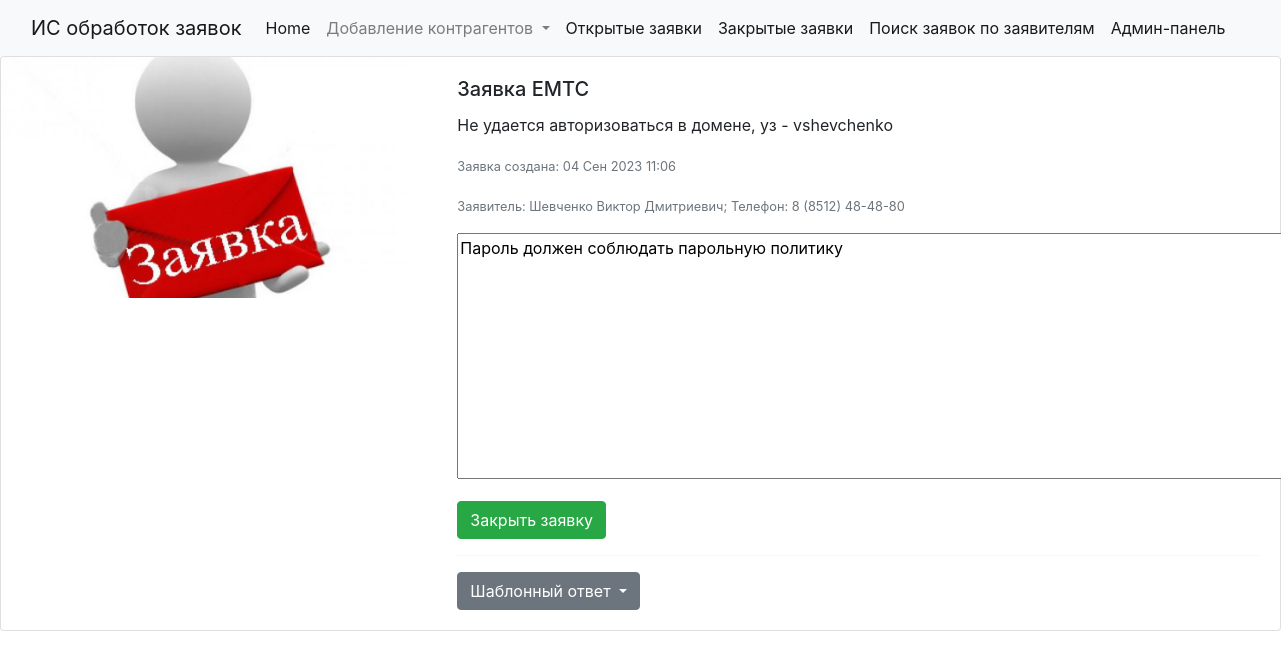
/application/2/, run on the app's committed database.
### applications/models.py (models this page shows, shortened)
class Other_applications(models.Model):
    system = models.ForeignKey(Systems,on_delete=models.CASCADE,verbose_name='Система')
    text = models.TextField(verbose_name = 'Текст заявки',null=True)
    date_created = models.DateTimeField(auto_now_add=True,verbose_name='Дата создания заявки')
    date_completion = models.DateTimeField(auto_now=True,null=True)
    status = models.BooleanField(default=False, verbose_name='Статус заявки')
    id_appl = models.ForeignKey(Applicants, on_delete=models.CASCADE, verbose_name='Заявитель')
    answer = models.TextField(verbose_name = 'Текст ответа',null=True,blank=True)
    responsible = models.ForeignKey(User,on_delete=models.SET_NULL,null=True,blank=True)
    class Meta:
        verbose_name = 'Заявка'
        verbose_name_plural = 'Заявки'
        ordering = ['date_created']

class Systems(models.Model):
    name = models.CharField(max_length=300,help_text='Название системы',verbose_name='Название системы')
    description = models.TextField(help_text='Описание системы',verbose_name='Описание системы',blank=True,null=True)
    class Meta:
        verbose_name = 'Система'
        verbose_name_plural = 'Системы'
    def __str__(self):
        return self.name

class Applicants(models.Model):
    first_name = models.CharField(max_length=100, help_text='Имя заявителя', verbose_name='Имя',null=True,blank=True)
    last_name = models.CharField(max_length=100, help_text='Фамилия заявителя', verbose_name='Фамилия',null=True,blank=True)
    patronymic = models.CharField(max_length=100, help_text='Отчество заявителя', verbose_name='Отчество', blank=True, null=True)
    phone = models.CharField(max_length=20, help_text='Номер телефона',verbose_name='Номер телефона',null=True,blank=True)
    email = models.EmailField(help_text='Почта',verbose_name='Почта',null=True,blank=True)
    org = models.CharField(max_length=200,help_text='Организация',verbose_name='Организация',null=True,blank=True)
    id_user_tel = models.CharField(null=True, blank=True, verbose_name='ИД телеграмм пользователя', max_length=100)
    black_list = models.BooleanField(default=False,help_text='ЧС', verbose_name='ЧС')
    class Meta:
        verbose_name = 'Заявитель'
        verbose_name_plural = 'Заявители'
        ordering = ['last_name']

### applications/views.py (the view, shortened to what this page needs)
# urls.py: path('application/<int:id_appl>/',appl,name = 'appl'),
def appl(request,id_appl):
    global ans
    article = Other_applications.objects.get(pk=id_appl)
    form = AnswerForm(instance=article)
    appl = Other_applications.objects.get(pk=id_appl)
    templ = Typical_answers.objects.filter(system=appl.system)
    content = {
        'application':appl,
        'form':form,
        'templates':templ,
    }
    return render(request,'applications/application.html',context = content)

### applications/forms.py
class AnswerForm(ModelForm):
    class Meta:
        model = Other_applications
        fields = ['answer']
        labels = {
            'answer': (''),
        }
        widgets = {
            'answer': Textarea(attrs={'cols': 80, 'rows': 10}),
        }

### applications/templates/applications/application.html (shortened to what this page needs)
{% extends 'applications/base.html' %}
{% load tz %}
{% block content %}
{% load static %}
<div class="card mb-3">
    <div class="row g-0">
        <div class="col-md-4">
            <img src="{% static '/img/zayavka.jpg' %}" class="img-fluid rounded-start" alt="...">
        </div>
        <div class="col-md-8">
            <div class="card-body">
                <h5 class="card-title"> Заявка {{application.system}}</h5>
                <p class="card-text">{{application.text}}</p>
                <p class="card-text"><small class="text-muted">Заявка создана: {{application.date_created|date:"d M Y"}}
                    {{ application.date_created|time:"H:i" }}</small></p>
                <p class="card-text"><small class="text-muted">
                    Заявитель: {{ application.id_appl.last_name }} {{ application.id_appl.first_name }}
                    {{application.id_appl.patronymic}};
                    Телефон: {{ application.id_appl.phone }}</small></p>
                {% if application.status is False%}
                <form action="" method="post" >
                    {{ form.as_p }}
                    <input type="submit" class="btn btn-success" value="Закрыть заявку"/>
                </form>
                {% else %}
                <p class="card-text"><small class="text-muted">Заявка закрыта: {{application.date_completion|date:"d M Y"}} {% timezone "Europe/Samara" %}{{ application.date_completion|time:"H:i" }}{% endtimezone %}</small></p>
                {% endif %}
                <hr>
                {% if  application.status is False %}
                <div class="dropdown">
                    <button class="btn btn-secondary dropdown-toggle" type="button" data-bs-toggle="dropdown"
                            aria-expanded="false">
                        Шаблонный ответ
                    </button>
                </div>
                {% endif %}
            </div>
        </div>
    </div>
</div>
{% endblock %}

### applications/templates/applications/base.html (shortened to what this page needs)
{% load tz %}
<!doctype html>
<html lang="ru">
<head>
    <link href="https://cdn.jsdelivr.net/npm/bootstrap@5.3.0/dist/css/bootstrap.min.css" rel="stylesheet"
>
    <link rel="stylesheet" href="https://stackpath.bootstrapcdn.com/bootstrap/4.2.1/css/bootstrap.min.css">
    <link href="https://stackpath.bootstrapcdn.com/font-awesome/4.7.0/css/font-awesome.min.css" rel="stylesheet">
    <link rel="stylesheet" href="https://cdnjs.cloudflare.com/ajax/libs/tempusdominus-bootstrap-4/5.1.2/css/tempusdominus-bootstrap-4.min.css" />
</head>
<body>
{% include 'applications/navbar.html' %}
{% block content %}
{% endblock %}
</body>
</html>

### applications/templates/applications/navbar.html (shortened to what this page needs)
<nav class="navbar navbar-expand-lg navbar-light bg-light">
    <div class="container-fluid">
        <a class="navbar-brand" href="#">ИС обработок заявок</a>
        <div class="collapse navbar-collapse" id="navbarSupportedContent">
            <ul class="navbar-nav me-auto mb-2 mb-lg-0">
                <li class="nav-item">
                    <a class="nav-link active" aria-current="page" href="{% url 'applications:index' %}">Home</a>
                </li>
                <li class="nav-item dropdown">
                    <a class="nav-link dropdown-toggle" href="#" id="navbarDropdown" role="button"
                       data-bs-toggle="dropdown" aria-expanded="false">
                        Добавление контрагентов
                    </a>
                </li>
                <li class="nav-item">
                    <a class="nav-link active" aria-current="page" href="{% url 'applications:applications' %}">Открытые заявки</a>
                </li>
                <li class="nav-item">
                    <a class="nav-link active" aria-current="page" href="{% url 'applications:close_applications' %}">Закрытые заявки</a>
                </li>
                <li class="nav-item">
                    <a class="nav-link active" aria-current="page" href="{% url 'applications:search_appl' %}">Поиск заявок по заявителям</a>
                </li>
                <li class="nav-item">
                    <a class="nav-link active" aria-current="page" href="{% url 'admin:index' %}">Админ-панель</a>
                </li>
            </ul>
        </div>
    </div>
</nav>

### data on the page
Other_applications: system "ЕМТС", text "Не удается авторизоваться в домене, уз - vshevchenko", date_created "04 Сен 2023", date_created "11:06", id_appl.last_name "Шевченко", id_appl.first_name "Виктор", id_appl.patronymic "Дмитриевич", id_appl.phone "8 (8512) 48-48-80", answer "Пароль должен соблюдать парольную политику"
